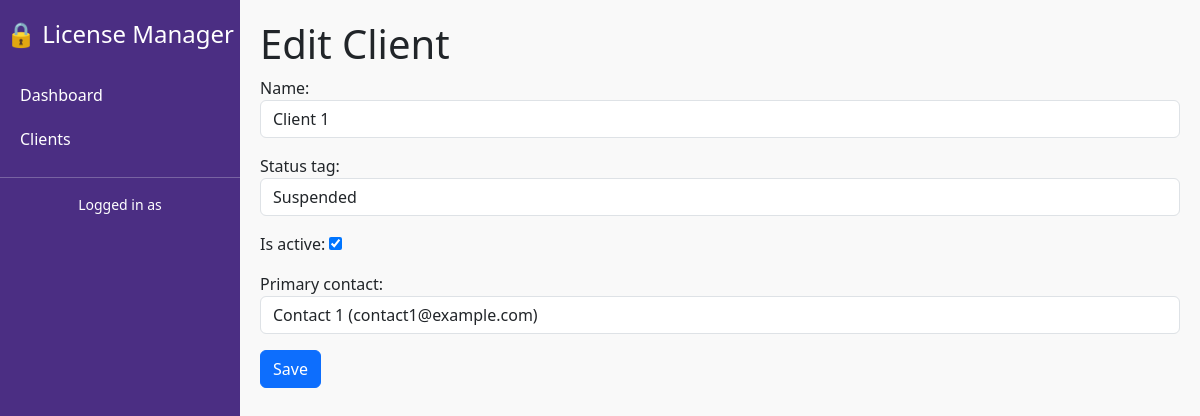
The page /clients/1/edit/ on the database its author committed.
### licenses/models.py (models this page shows, shortened)
class Client(models.Model):
    name = models.CharField(max_length=255)
    is_active = models.BooleanField(default=True)
    status_tag = models.ForeignKey(StatusTag, on_delete=models.SET_NULL, null=True, blank=True)
    primary_contact = models.ForeignKey(
        'Contact',
        on_delete=models.SET_NULL,
        null=True,
        blank=True,
        related_name='primary_for_clients'
    )
    created_at = models.DateTimeField(auto_now_add=True)

class StatusTag(models.Model):
    name = models.CharField(max_length=100)
    def __str__(self):
        return self.name

class Contact(models.Model):
    client = models.ForeignKey(Client, on_delete=models.CASCADE, related_name='contacts')
    name = models.CharField(max_length=100)
    email = models.EmailField()
    def __str__(self):
        return f"{self.name} ({self.email})"

### licenses/views.py (the view)
# urls.py: path('clients/<int:client_id>/edit/', views.client_edit_view, name='client_edit'),
def client_edit_view(request, client_id):
    client = get_object_or_404(Client, id=client_id)
    form = ClientForm(request.POST or None, instance=client)
    if form.is_valid():
        form.save()
        return redirect('client_detail', client_id=client.id)
    return render(request, 'licenses/client_form.html', {'form': form, 'title': 'Edit Client'})

### licenses/forms.py
class ClientForm(forms.ModelForm):
    class Meta:
        model = Client
        fields = ['name', 'status_tag', 'is_active', 'primary_contact']
        widgets = {
            'name': forms.TextInput(attrs={'class': 'form-control'}),
            'status_tag': forms.Select(attrs={'class': 'form-control'}),
            'is_active': forms.CheckboxInput(),
            'primary_contact': forms.Select(attrs={'class': 'form-control'}),
        }
    def __init__(self, *args, **kwargs):
        instance = kwargs.get('instance')
        super().__init__(*args, **kwargs)
        if instance:
            self.fields['primary_contact'].queryset = Contact.objects.filter(client=instance)
        else:
            self.fields['primary_contact'].queryset = Contact.objects.none()
            self.fields['primary_contact'].widget.attrs['disabled'] = True

### licenses/templates/licenses/client_form.html (shortened to what this page needs)
{% extends 'base.html' %}
{% block content %}
<h1>{{ title }}</h1>
<form method="post">
  {{ form.as_p }}
  <button type="submit" class="btn btn-primary">Save</button>
</form>
{% endblock %}

### Static/css/styles.css (style rules this page uses)
body { background-color: #f9f9f9; }

### licenses/templates/base.html (style rules this page uses)
body { min-height: 100vh; display: flex; }

### rows shown on the page
Client: name "Client 1", status_tag "Suspended", is_active "☑", primary_contact "Contact 1 (contact1@example.com)"

### other values the page prints
{{ title }} "Edit Client"
